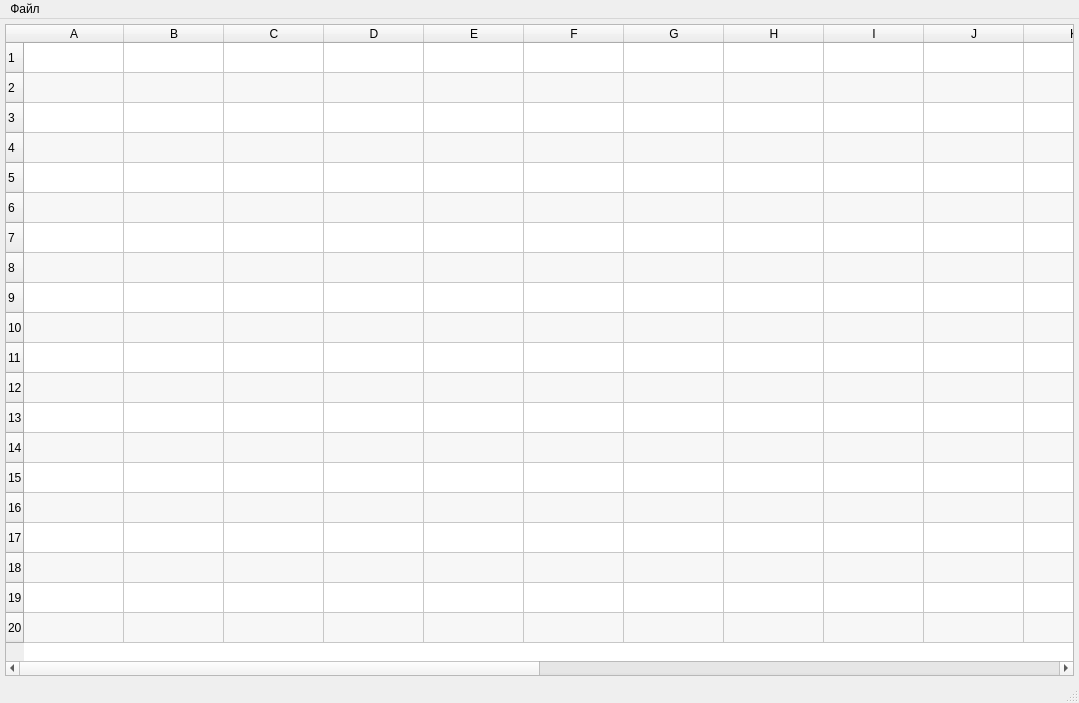
<?xml version="1.0" encoding="UTF-8"?>
<ui version="4.0">
 <class>MainWindow</class>
 <widget class="QMainWindow" name="MainWindow">
  <property name="geometry">
   <rect>
    <x>0</x>
    <y>0</y>
    <width>1079</width>
    <height>703</height>
   </rect>
  </property>
  <property name="windowTitle">
   <string>Табличный редактор (с формулами)</string>
  </property>
  <widget class="QWidget" name="centralwidget">
   <layout class="QVBoxLayout" name="verticalLayout">
    <property name="spacing">
     <number>0</number>
    </property>
    <property name="leftMargin">
     <number>5</number>
    </property>
    <property name="topMargin">
     <number>5</number>
    </property>
    <property name="rightMargin">
     <number>5</number>
    </property>
    <property name="bottomMargin">
     <number>5</number>
    </property>
    <item>
     <widget class="QTableWidget" name="tableWidget">
      <property name="alternatingRowColors">
       <bool>true</bool>
      </property>
      <property name="selectionBehavior">
       <enum>QAbstractItemView::SelectionBehavior::SelectItems</enum>
      </property>
      <property name="rowCount">
       <number>20</number>
      </property>
      <property name="columnCount">
       <number>20</number>
      </property>
      <attribute name="horizontalHeaderStretchLastSection">
       <bool>true</bool>
      </attribute>
      <row/>
      <row/>
      <row/>
      <row/>
      <row/>
      <row/>
      <row/>
      <row/>
      <row/>
      <row/>
      <row/>
      <row/>
      <row/>
      <row/>
      <row/>
      <row/>
      <row/>
      <row/>
      <row/>
      <row/>
      <column>
       <property name="text">
        <string>A</string>
       </property>
      </column>
      <column>
       <property name="text">
        <string>B</string>
       </property>
      </column>
      <column>
       <property name="text">
        <string>C</string>
       </property>
      </column>
      <column>
       <property name="text">
        <string>D</string>
       </property>
      </column>
      <column>
       <property name="text">
        <string>E</string>
       </property>
      </column>
      <column>
       <property name="text">
        <string>F</string>
       </property>
      </column>
      <column>
       <property name="text">
        <string>G</string>
       </property>
      </column>
      <column>
       <property name="text">
        <string>H</string>
       </property>
      </column>
      <column>
       <property name="text">
        <string>I</string>
       </property>
      </column>
      <column>
       <property name="text">
        <string>J</string>
       </property>
      </column>
      <column>
       <property name="text">
        <string>K</string>
       </property>
      </column>
      <column>
       <property name="text">
        <string>L</string>
       </property>
      </column>
      <column>
       <property name="text">
        <string>M</string>
       </property>
      </column>
      <column>
       <property name="text">
        <string>N</string>
       </property>
      </column>
      <column>
       <property name="text">
        <string>O</string>
       </property>
      </column>
      <column>
       <property name="text">
        <string>P</string>
       </property>
      </column>
      <column>
       <property name="text">
        <string>Q</string>
       </property>
      </column>
      <column>
       <property name="text">
        <string>R</string>
       </property>
      </column>
      <column>
       <property name="text">
        <string>S</string>
       </property>
      </column>
      <column>
       <property name="text">
        <string>T</string>
       </property>
      </column>
     </widget>
    </item>
   </layout>
  </widget>
  <widget class="QMenuBar" name="menubar">
   <property name="geometry">
    <rect>
     <x>0</x>
     <y>0</y>
     <width>1079</width>
     <height>25</height>
    </rect>
   </property>
   <widget class="QMenu" name="menuFile">
    <property name="title">
     <string>Файл</string>
    </property>
    <addaction name="actionNew"/>
    <addaction name="actionOpenCSV"/>
    <addaction name="actionOpenJSON"/>
    <addaction name="separator"/>
    <addaction name="actionSave"/>
    <addaction name="actionSaveAsCSV"/>
    <addaction name="actionSaveAsJSON"/>
    <addaction name="separator"/>
    <addaction name="actionExit"/>
   </widget>
   <addaction name="menuFile"/>
  </widget>
  <widget class="QStatusBar" name="statusbar"/>
  <action name="actionNew">
   <property name="text">
    <string>Новый</string>
   </property>
   <property name="shortcut">
    <string>Ctrl+N</string>
   </property>
  </action>
  <action name="actionOpenCSV">
   <property name="text">
    <string>Открыть CSV...</string>
   </property>
  </action>
  <action name="actionOpenJSON">
   <property name="text">
    <string>Открыть JSON...</string>
   </property>
  </action>
  <action name="actionSave">
   <property name="text">
    <string>Сохранить</string>
   </property>
   <property name="shortcut">
    <string>Ctrl+S</string>
   </property>
  </action>
  <action name="actionSaveAsCSV">
   <property name="text">
    <string>Сохранить как CSV...</string>
   </property>
  </action>
  <action name="actionSaveAsJSON">
   <property name="text">
    <string>Сохранить как JSON...</string>
   </property>
  </action>
  <action name="actionExit">
   <property name="text">
    <string>Выход</string>
   </property>
   <property name="shortcut">
    <string>Ctrl+Q</string>
   </property>
  </action>
  <action name="actionAddColumn">
   <property name="text">
    <string>Добавить столбец</string>
   </property>
  </action>
  <action name="actionDeleteColumn">
   <property name="text">
    <string>Удалить столбец</string>
   </property>
  </action>
  <action name="actionAddRow">
   <property name="text">
    <string>Добавить строку</string>
   </property>
  </action>
  <action name="actionDeleteRow">
   <property name="text">
    <string>Удалить строку</string>
   </property>
  </action>
  <action name="actionClearTable">
   <property name="text">
    <string>Очистить таблицу</string>
   </property>
  </action>
 </widget>
 <resources/>
 <connections/>
</ui>
